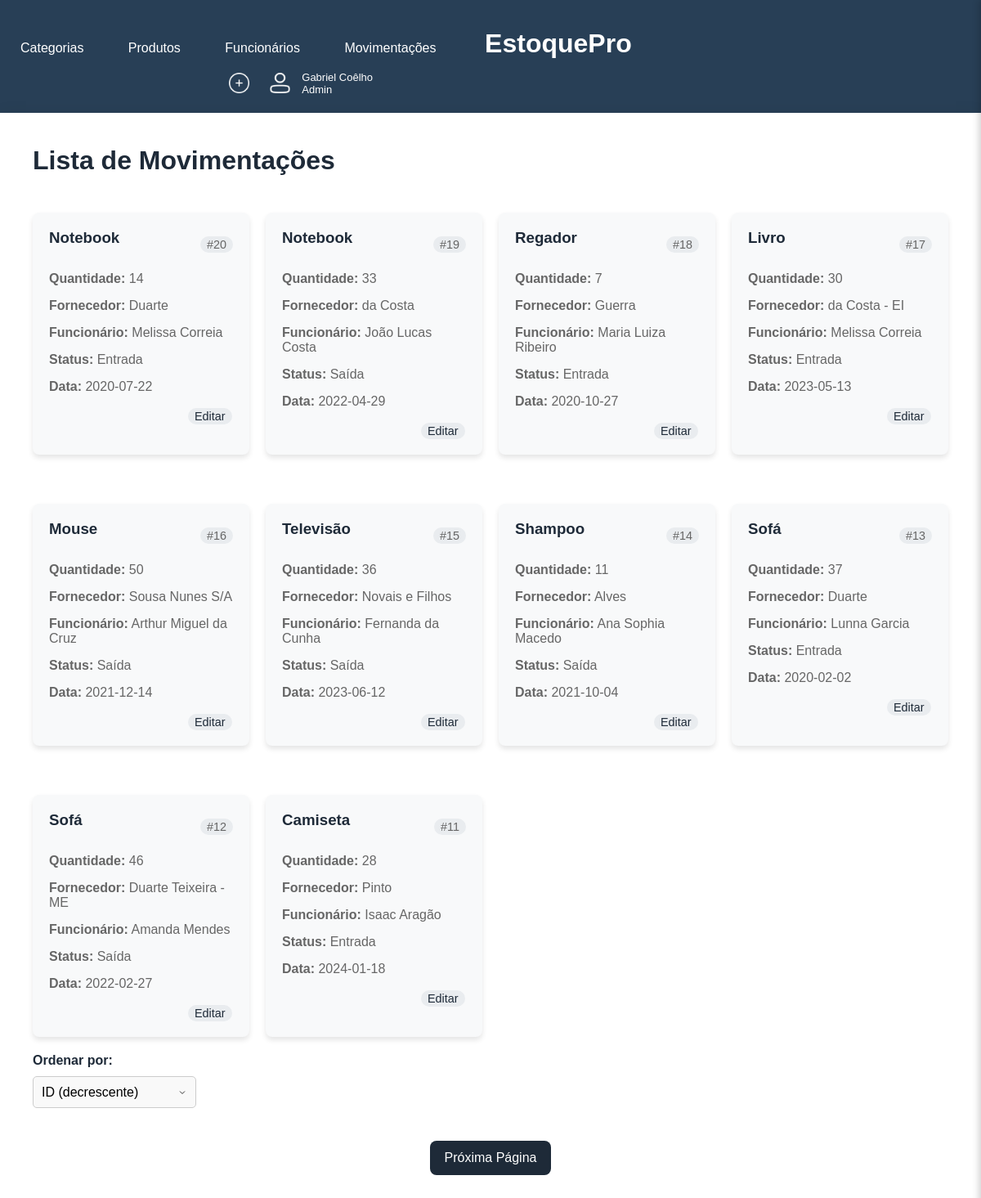
Page /movimentacao on the committed database.
### models.py (models this page shows, shortened)
class Movimentacao(Base):
    __tablename__ = 'movimentacoes'
    id_movimentacao = Column(Integer, primary_key=True)
    quantidade_produto = Column(Integer, index=True)
    fornecedor = Column(String(11), index=True)
    status = Column(String(11), index=True)
    data_da_movimentacao = Column(Date, index=True)
    id_funcionario = Column(Integer, ForeignKey('funcionarios.id_funcionario'))
    funcionario = relationship("Funcionario")
    id_produto = Column(Integer, ForeignKey('produtos.id_produto'))
    Produto = relationship("Produto")

class Produto(Base):
    __tablename__ = 'produtos'
    id_produto = Column(Integer, primary_key=True)
    nome_produto = Column(String(40), nullable=False, index=True)
    qtd = Column(Integer, index=True)
    preco_produto = Column(Float, index=True)
    id_categoria = Column(Integer, ForeignKey('categorias.id_categoria'))
    categoria = relationship("Categoria")

class Funcionario(Base):
    __tablename__ = 'funcionarios'
    id_funcionario = Column(Integer, primary_key=True)
    nome_funcionario = Column(String(40), nullable=False, index=True)
    sobrenome = Column(String(16), nullable=False, index=True)
    email = Column(String(40), nullable=False, index=True, unique=True)
    cpf = Column(String(11), nullable=False, index=True, unique=True)
    telefone = Column(String(16), index=True, unique=True)
    data_de_cadastro = Column(String, index=True)

### app.py (the view)
@app.route('/movimentacao', methods=['GET'])
def movimentacao():
    por_pagina = 10
    pagina_atual = int(request.args.get('pagina', 1))
    ordem = request.args.get('ordem', 'id_movimentacao_desc')
    offset = (pagina_atual - 1) * por_pagina
    if ordem == 'nome_asc':
        order_by = Produto.nome_produto.asc()  # Verifique se isso está correto
    elif ordem == 'nome_desc':
        order_by = Produto.nome_produto.desc()
    elif ordem == 'id_movimentacao_asc':
        order_by = Movimentacao.id_movimentacao.asc()
    else:  # padrão
        order_by = Movimentacao.id_movimentacao.desc()
    lista = (select(Movimentacao, Funcionario, Produto)
             .order_by(order_by)
             .join(Funcionario, Funcionario.id_funcionario == Movimentacao.id_funcionario)
             .join(Produto, Produto.id_produto == Movimentacao.id_produto)
             .offset(offset).limit(por_pagina))
    lista = db_session.execute(lista).fetchall()
    total_veterinarios = db_session.query(Movimentacao).count()
    total_paginas = (total_veterinarios + por_pagina - 1) // por_pagina
    return render_template('movimentacao.html',
                           cavalo=lista,
                           pagina_atual=pagina_atual,
                           total_paginas=total_paginas,
                           ordem=ordem)

### templates/movimentacao.html (shortened to what this page needs)
{% extends 'base.html' %}
{% block conteudo %}
    <div class="dashboard">
        <h1>Lista de Movimentações</h1>
        <div class="product-grid">
            {% for m ,f ,p in cavalo %}
                <div class="card product-card">
                    <div class="card-header">
                        <h3>{{ p.nome_produto }}</h3>
                        <span class="product-id">#{{ m.id_movimentacao }}</span>
                    </div>
                    <p><strong>Quantidade:</strong> {{ m.quantidade_produto }}</p>
                    <p><strong>Fornecedor:</strong> {{ m.fornecedor }}</p>
                    <p><strong>Funcionário:</strong> {{ f.nome_funcionario }} {{ f.sobrenome }}</p>
                    <p><strong>Status:</strong> {{ m.status }}</p>
                    <p><strong>Data:</strong> {{ m.data_da_movimentacao }}</p>
                    <br>
                    <span class="product-id" style="margin-left: 170px;"><a
                            href="{{ url_for('editar_movimentacao', id_movimentacao=m.id_movimentacao) }}"
                            class="btn-edit">Editar</a></span>
                </div>
            {% endfor %}
        </div>
        <label class="ordem_" for="ordem">Ordenar por:</label>
        <select class="ordem" id="ordem" onchange="location = this.value;">
            <option value="{{ url_for('movimentacao', pagina=pagina_atual, ordem='id_movimentacao_desc') }}"
                    {% if ordem == 'id_movimentacao_desc' %}selected{% endif %}>ID (decrescente)
            </option>
        </select>
        <div class="pagination">
            {% if pagina_atual < total_paginas %}
                <a href="{{ url_for('movimentacao', pagina=pagina_atual + 1, ordem=ordem) }}">Próxima Página</a>
            {% endif %}
        </div>
    </div>
{% endblock conteudo %}

### static/template.css (style rules this page uses)
* { margin: 0; padding: 0; box-sizing: border-box; }
body, html { height: 100%; font-family: 'Poppins', sans-serif; background-color: #f0f2f5; color: #333333; }
select { width: 200px; padding: 10px; border: 1px solid #ccc; border-radius: 5px; font-size: 16px; background-color: #f9f9f9; appearance: none; background-repeat: no-repeat; background-position: right 10px center; background-size: 12px; transition: border-color 0.3s, box-shadow 0.3s; display: block; margin-bottom: 20px; }
option { padding: 10px; }
a { text-decoration: none; color: #1e2a38; transition: color 0.3s; }
main h1 { color: #1e2a38; margin-bottom: 25px; font-weight: 600; }
h3 { color: #1e2a38; margin-bottom: 25px; font-weight: 600; }
.card { background-color: #ffffff; border-radius: 12px; box-shadow: 0 8px 24px rgba(0, 0, 0, 0.15); margin: 20px 0; padding: 30px; transition: transform 0.3s, box-shadow 0.3s; }
.card h3 { margin-bottom: 15px; color: #1e2a38; }
.card p { color: #666666; }
label { display: block; margin-bottom: 10px; font-weight: 600; color: #1e2a38; }
.pagination { text-align: center; margin-top: 40px; }
.pagination a { display: inline-block; padding: 12px 18px; margin: 0 8px; background-color: #1e2a38; color: white; text-decoration: none; border-radius: 8px; }

### templates/movimentacao.html (style rules this page uses)
.product-grid { display: grid; grid-template-columns: repeat(auto-fit, minmax(250px, 1fr)); gap: 20px; }
.product-card { background-color: #f8f9fa; padding: 20px; border-radius: 8px; box-shadow: 0 4px 6px rgba(0, 0, 0, 0.1); position: relative; }
.card-header { display: flex; justify-content: space-between; align-items: center; }
.product-id { font-size: 0.9em; color: #666; background-color: #e9ecef; padding: 2px 8px; border-radius: 12px; white-space: nowrap; }
.product-card p { margin-top: 15px; }

### rows in the picture
Movimentacao: nome_produto "Notebook", id_movimentacao "20", quantidade_produto "14", fornecedor "Duarte", nome_funcionario "Melissa", sobrenome "Correia", status "Entrada", data_da_movimentacao "2020-07-22"
Movimentacao: nome_produto "Notebook", id_movimentacao "19", quantidade_produto "33", fornecedor "da Costa", nome_funcionario "João Lucas", sobrenome "Costa", status "Saída", data_da_movimentacao "2022-04-29"
Movimentacao: nome_produto "Regador", id_movimentacao "18", quantidade_produto "7", fornecedor "Guerra", nome_funcionario "Maria Luiza", sobrenome "Ribeiro", status "Entrada", data_da_movimentacao "2020-10-27"
Movimentacao: nome_produto "Livro", id_movimentacao "17", quantidade_produto "30", fornecedor "da Costa - EI", nome_funcionario "Melissa", sobrenome "Correia", status "Entrada", data_da_movimentacao "2023-05-13"
Movimentacao: nome_produto "Mouse", id_movimentacao "16", quantidade_produto "50", fornecedor "Sousa Nunes S/A", nome_funcionario "Arthur Miguel", sobrenome "da Cruz", status "Saída", data_da_movimentacao "2021-12-14"
Movimentacao: nome_produto "Televisão", id_movimentacao "15", quantidade_produto "36", fornecedor "Novais e Filhos", nome_funcionario "Fernanda", sobrenome "da Cunha", status "Saída", data_da_movimentacao "2023-06-12"
Movimentacao: nome_produto "Shampoo", id_movimentacao "14", quantidade_produto "11", fornecedor "Alves", nome_funcionario "Ana Sophia", sobrenome "Macedo", status "Saída", data_da_movimentacao "2021-10-04"
Movimentacao: nome_produto "Sofá", id_movimentacao "13", quantidade_produto "37", fornecedor "Duarte", nome_funcionario "Lunna", sobrenome "Garcia", status "Entrada", data_da_movimentacao "2020-02-02"
Movimentacao: nome_produto "Sofá", id_movimentacao "12", quantidade_produto "46", fornecedor "Duarte Teixeira - ME", nome_funcionario "Amanda", sobrenome "Mendes", status "Saída", data_da_movimentacao "2022-02-27"
Movimentacao: nome_produto "Camiseta", id_movimentacao "11", quantidade_produto "28", fornecedor "Pinto", nome_funcionario "Isaac", sobrenome "Aragão", status "Entrada", data_da_movimentacao "2024-01-18"
